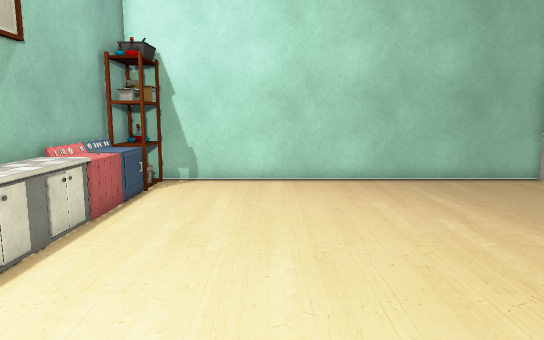
View 1 (above)

12 first-person views from a walk through a 3-D level made in the Unity game engine. The camera is 1.4 m above the floor, tilts 8° down and sees 70° across. The floor is counted in squares, 0.5 m on a side. Each view is taken from the middle of a square. On the plan, view 1 faces up. The plan holds only what a view shows up to about 20 squares ahead; the rest is blank. The place goes on beyond the plan. The player character is not drawn. Some surface patterns are stand-ins.

View 2
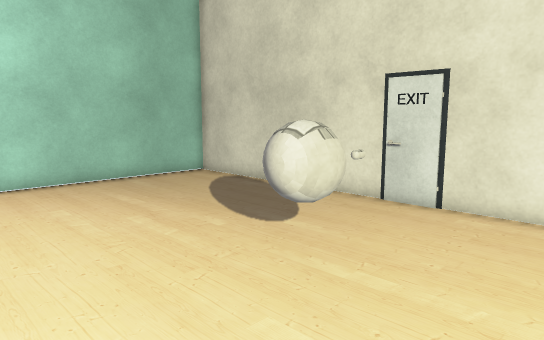

View 3
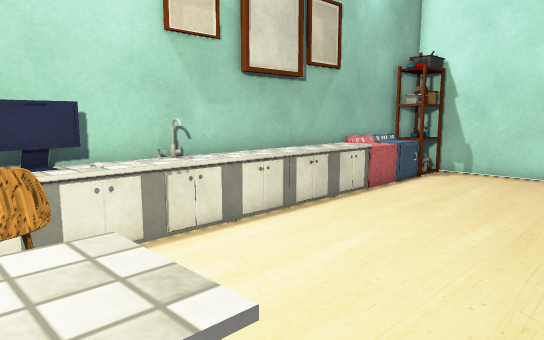

View 4
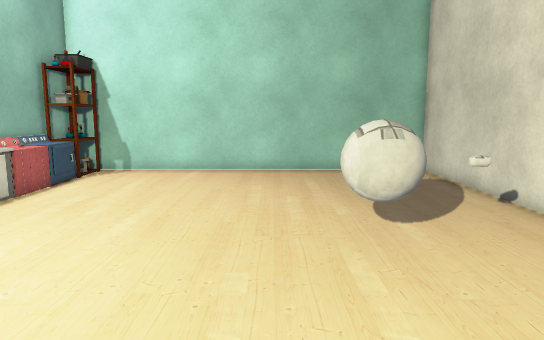

View 5
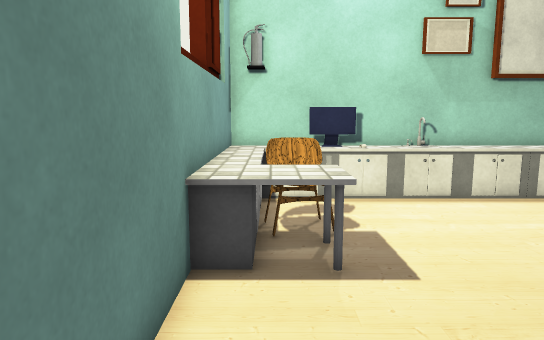

View 6
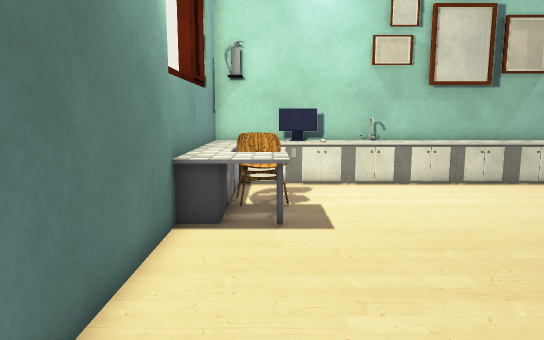

View 7
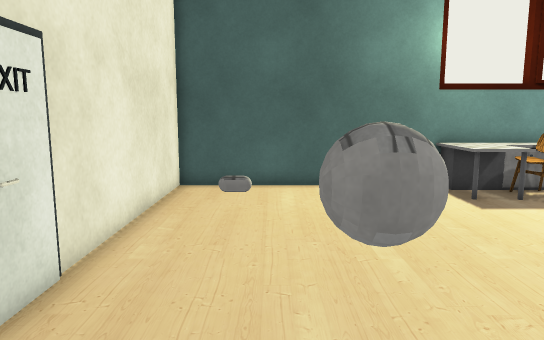

View 8
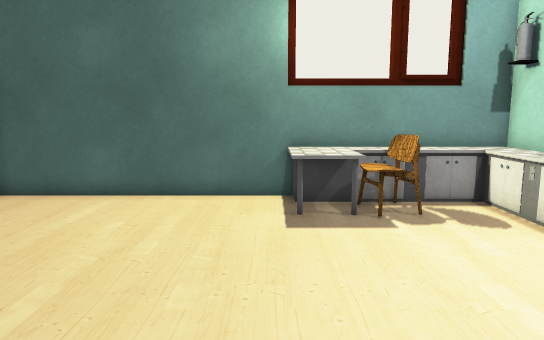

View 9
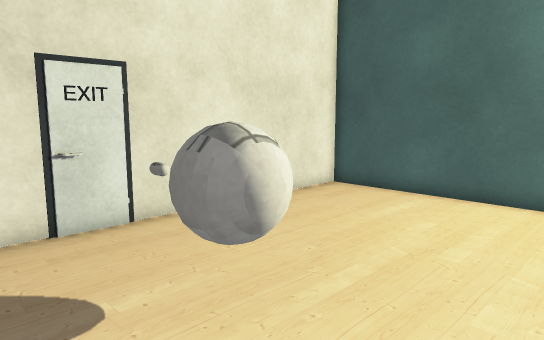

View 10
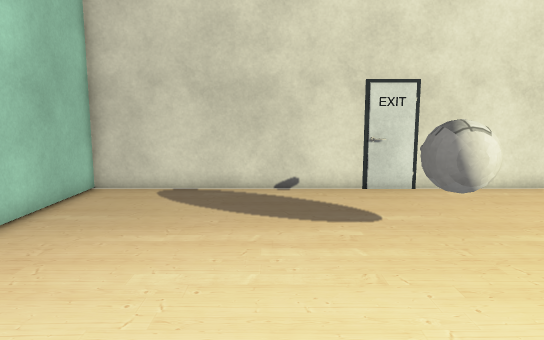

View 11
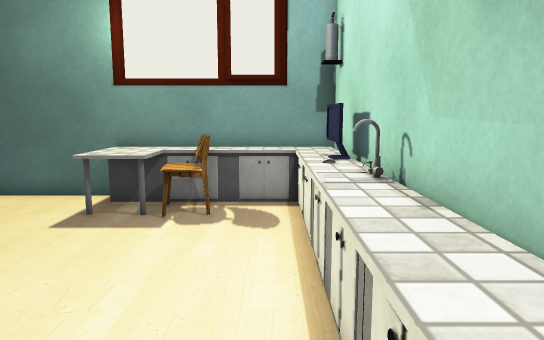

View 12
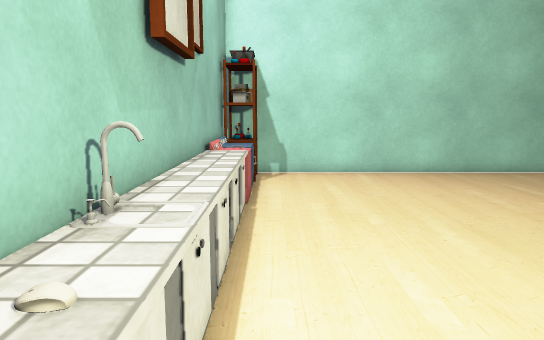

### Floor plan
Key: @ floor where view 1 was taken; # wall or solid block; . floor; = window, fence, low wall or low ledge; S shelf; C cabinet; M machine; B ball; P computer; H chair; O other object.
Columns run from 6 left of view 1 to 12 right of it. Each row starts with its distance up from view 1.
 17 ###################
 16 #S................#
 15 #S................#
 14 #S................#
 13 #C................#
 12 #C................#
 11 #M................#
 10 #M................#
  9 CC................#
  8 CC................#
  7 CC................#
  6 #C..........BB=..=#
  5 OO..........BB==..#
  4 OO................#
  3 OO................#
  2 OO................#
  1 #C................#
  0 CP....@...........#
 -1 PC................#
 -2 CC..HHCC..........#
 -3 CCCCHHCC..........#
 -4 CCCCCCCC          #
 -5 ###################

Where each view was taken, in squares from view 1:
view 1: 0 up, 0 right, facing up
view 2: 0 up, 0 right, facing up-right
view 3: 3 down, 3 right, facing up-left
view 4: 3 down, 4 right, facing up
view 5: 3 down, 8 right, facing left
view 6: 2 down, 11 right, facing left
view 7: 11 up, 8 right, facing down
view 8: 9 up, 2 right, facing down
view 9: 9 up, 2 right, facing down-right
view 10: 10 up, 3 left, facing right
view 11: 9 up, 4 left, facing down
view 12: 2 down, 4 left, facing up
